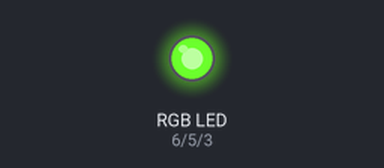
A sketch run on a simulated Arduino Uno, built with avr-gcc and run on an emulated ATmega328P. Shown: an RGB LED mixed from three pins (HIGH = lit).

Above: at 0.05 s.
At 1.75 s:
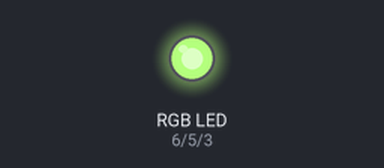
At 2.6 s:
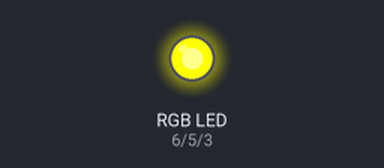
At 3.5 s:
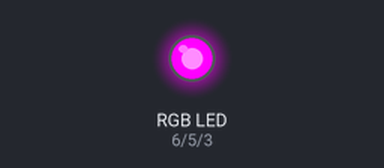
At 5.25 s:
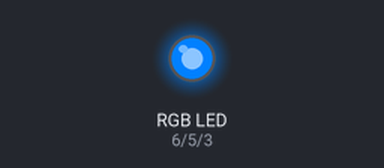
At 7.0 s:
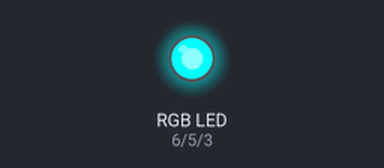
Timing chart, 0 to 9.1 s (numbered marks = the images above):
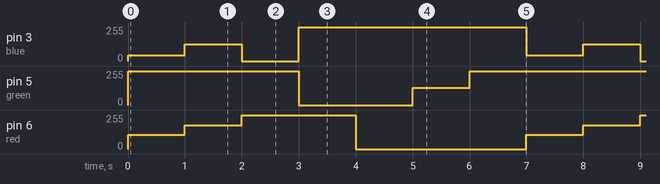

The sketch:

reb_led.ino
```cpp
// C++ code
int red = 6;
int green = 5;
int blue = 3;

void setup()
{
  pinMode(red, OUTPUT);
  pinMode(green, OUTPUT);
  pinMode(blue, OUTPUT);
}

void loop()
{
  setColor(148,0,211); //violet
  setColor(75,0,130); //indigo
  setColor(0,0,255); //blue
  setColor(0,255,0); //green
  setColor(255,255,0); //yellow
  setColor(255,127,0); //orange
  setColor(255,0,0); //red
}

void setColor(int r, int g, int b){
	analogWrite(red, (255-r));
  	analogWrite(green, (255-g));
  	analogWrite(blue, (255-b));
  	delay(1000);
}
```

Measured:
- by itself, pin 3 (blue): repeats every 7.0 s: 125/255 1.0 s, 0/255 1.0 s, 255/255 4.0 s, 44/255 1.0 s
- by itself, pin 5 (green): repeats every 7.0 s: 0/255 2.0 s, 128/255 1.0 s, 255/255 4.0 s
- by itself, pin 6 (red): repeats every 7.0 s: 180/255 1.0 s, 255/255 2.0 s, 0/255 3.0 s, 107/255 1.0 s
